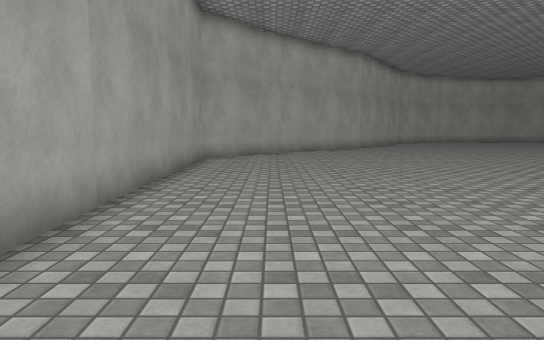
[1] (above)

13 first-person views from a walk through a 3-D level made in the Unity game engine. The camera is 1.2 m above the floor, tilts 6° down and sees 70° across. The floor is counted in squares, 1.02 m on a side. Each view is taken from the middle of a square. On the plan, view 1 faces up. The plan holds only what a view shows up to about 15 squares ahead; the rest is blank. The place goes on beyond the plan. The player character is not drawn. Surface patterns are stand-ins for the level's own textures.

[2]
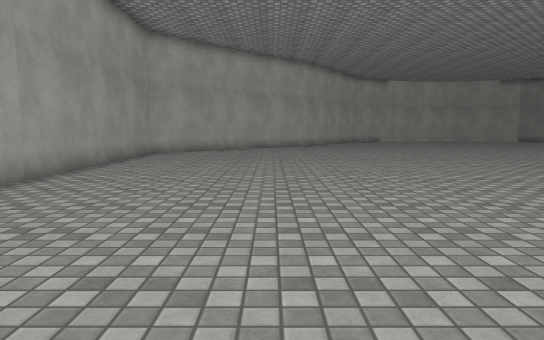

[3]
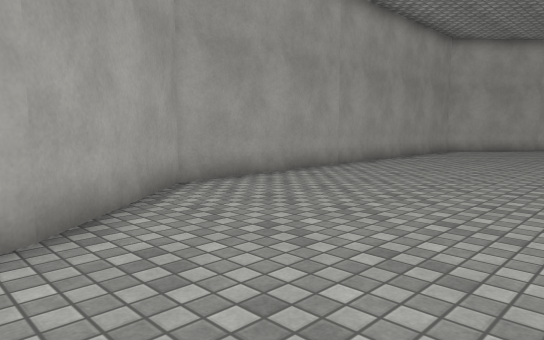

[4]
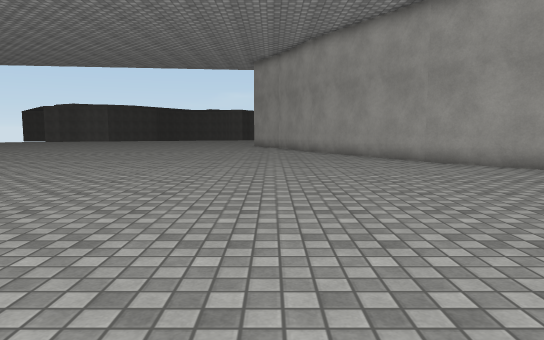

[5]
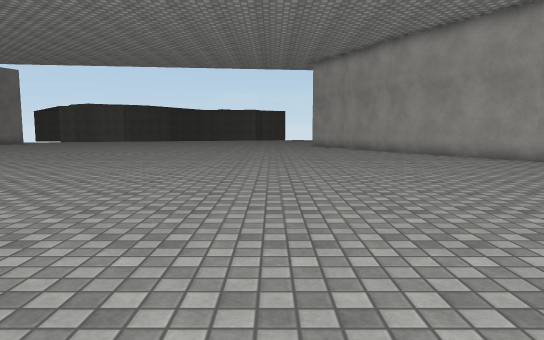

[6]
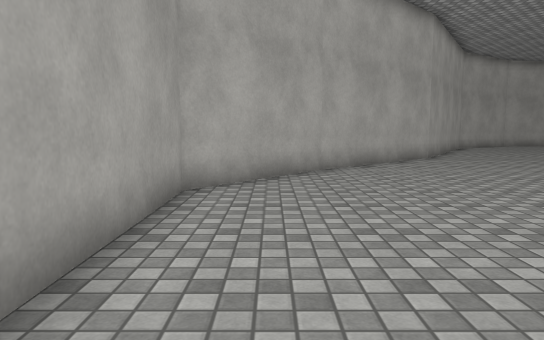

[7]
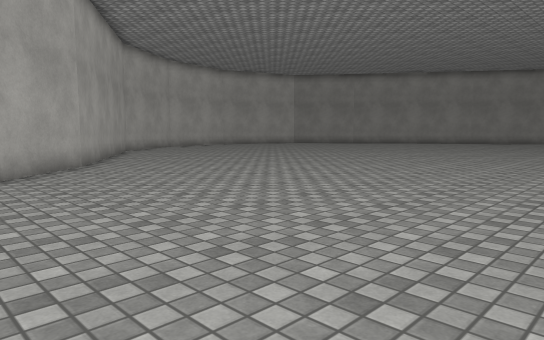

[8]
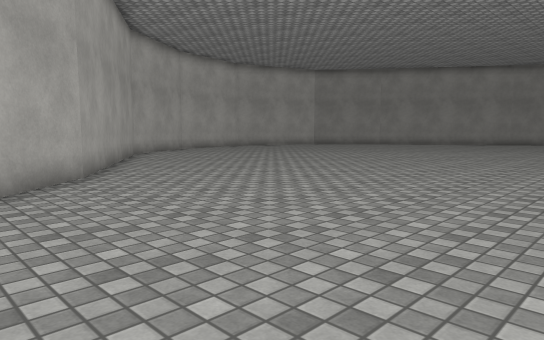

[9]
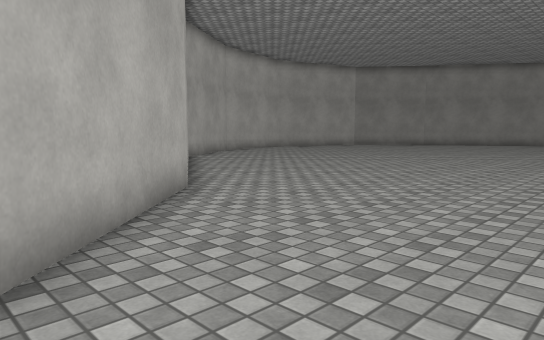

[10]
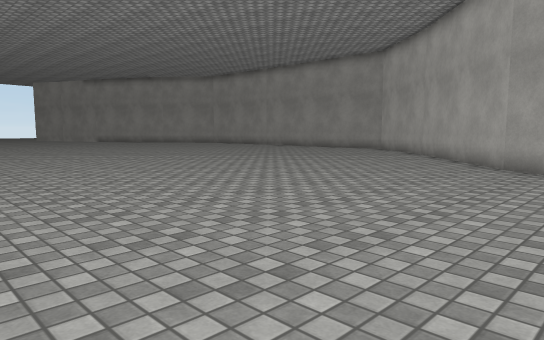

[11]
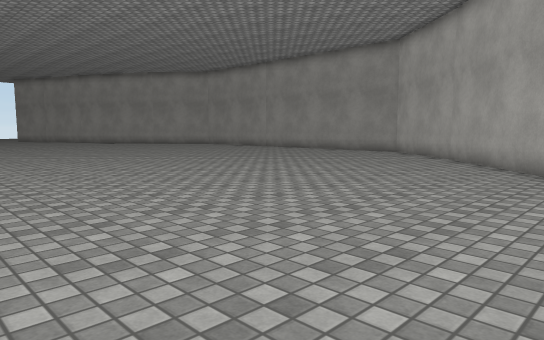

[12]
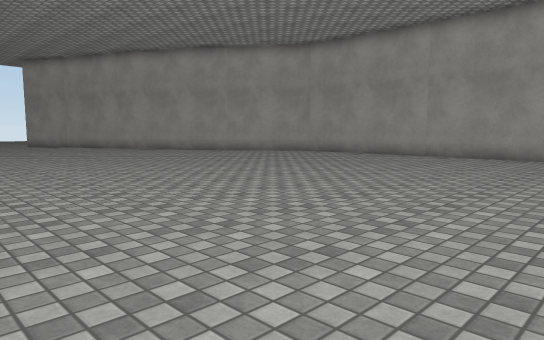

[13]
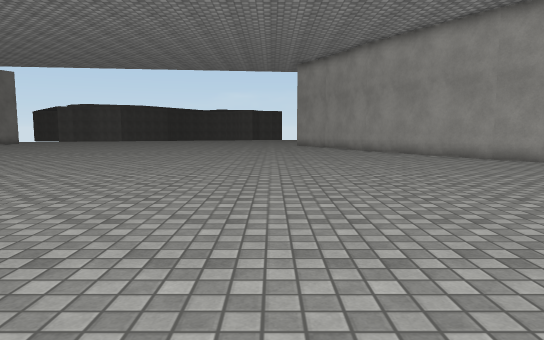

### Floor plan
Points are (right, up) in squares from view 1. A wall is a line through its corners. A room is listed if a view was taken in it or the views show most of it. See-through windows are left out.
Room 1 (views 1, 2, 3, 4, 5, 6, 7, 8, 9, 10, 11, 12, 13)
walls: (5.5, 23.9) (0.4, 19.2); (0.5, 19.3) (-2.7, 15.4) (-2.6, -0.6); (7.8, 27.6) (5.4, 23.8); (0.5, -3.9) (1.2, -5.2); (-2.4, -0.4) (0.5, -4)

Positions as (right, up) in squares from view 1, and headings:
1: (0, 0), facing up
2: (3, -3), facing up
3: (5, -5), facing up-left
4: (6, 10), facing down
5: (10, 10), facing down
6: (-1, 8), facing up
7: (1, 11), facing up-right
8: (2, 14), facing up-right
9: (1, 17), facing up-right
10: (18, 27), facing down-left
11: (16, 25), facing down-left
12: (14, 13), facing down-left
13: (9, 11), facing down
